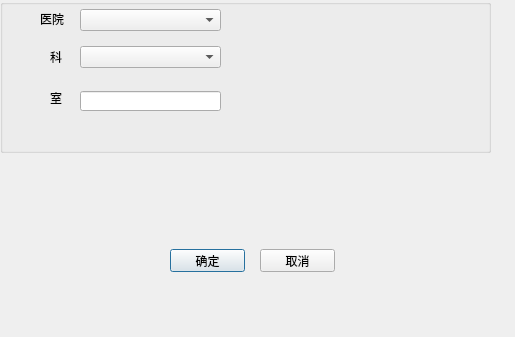
<?xml version="1.0" encoding="UTF-8"?>
<ui version="4.0">
 <class>EditOffice</class>
 <widget class="QDialog" name="EditOffice">
  <property name="geometry">
   <rect>
    <x>0</x>
    <y>0</y>
    <width>515</width>
    <height>337</height>
   </rect>
  </property>
  <property name="windowTitle">
   <string>编辑-室</string>
  </property>
  <widget class="QPushButton" name="btnOK">
   <property name="geometry">
    <rect>
     <x>170</x>
     <y>249</y>
     <width>75</width>
     <height>23</height>
    </rect>
   </property>
   <property name="text">
    <string>确定</string>
   </property>
  </widget>
  <widget class="QPushButton" name="btnCancel">
   <property name="geometry">
    <rect>
     <x>260</x>
     <y>249</y>
     <width>75</width>
     <height>23</height>
    </rect>
   </property>
   <property name="text">
    <string>取消</string>
   </property>
  </widget>
  <widget class="QGroupBox" name="groupBox">
   <property name="geometry">
    <rect>
     <x>0</x>
     <y>-1</y>
     <width>491</width>
     <height>154</height>
    </rect>
   </property>
   <property name="title">
    <string/>
   </property>
   <widget class="QLineEdit" name="inputOffice">
    <property name="geometry">
     <rect>
      <x>80</x>
      <y>92</y>
      <width>141</width>
      <height>20</height>
     </rect>
    </property>
   </widget>
   <widget class="QComboBox" name="inputHospital">
    <property name="geometry">
     <rect>
      <x>80</x>
      <y>10</y>
      <width>141</width>
      <height>22</height>
     </rect>
    </property>
   </widget>
   <widget class="QComboBox" name="inputSection">
    <property name="geometry">
     <rect>
      <x>80</x>
      <y>47</y>
      <width>141</width>
      <height>22</height>
     </rect>
    </property>
   </widget>
   <widget class="QLabel" name="label_6">
    <property name="geometry">
     <rect>
      <x>40</x>
      <y>12</y>
      <width>31</width>
      <height>16</height>
     </rect>
    </property>
    <property name="text">
     <string>医院</string>
    </property>
   </widget>
   <widget class="QLabel" name="label_7">
    <property name="geometry">
     <rect>
      <x>50</x>
      <y>50</y>
      <width>21</width>
      <height>16</height>
     </rect>
    </property>
    <property name="text">
     <string>科</string>
    </property>
   </widget>
   <widget class="QLabel" name="label_8">
    <property name="geometry">
     <rect>
      <x>50</x>
      <y>91</y>
      <width>21</width>
      <height>16</height>
     </rect>
    </property>
    <property name="text">
     <string>室</string>
    </property>
   </widget>
  </widget>
 </widget>
 <resources/>
 <connections/>
</ui>
